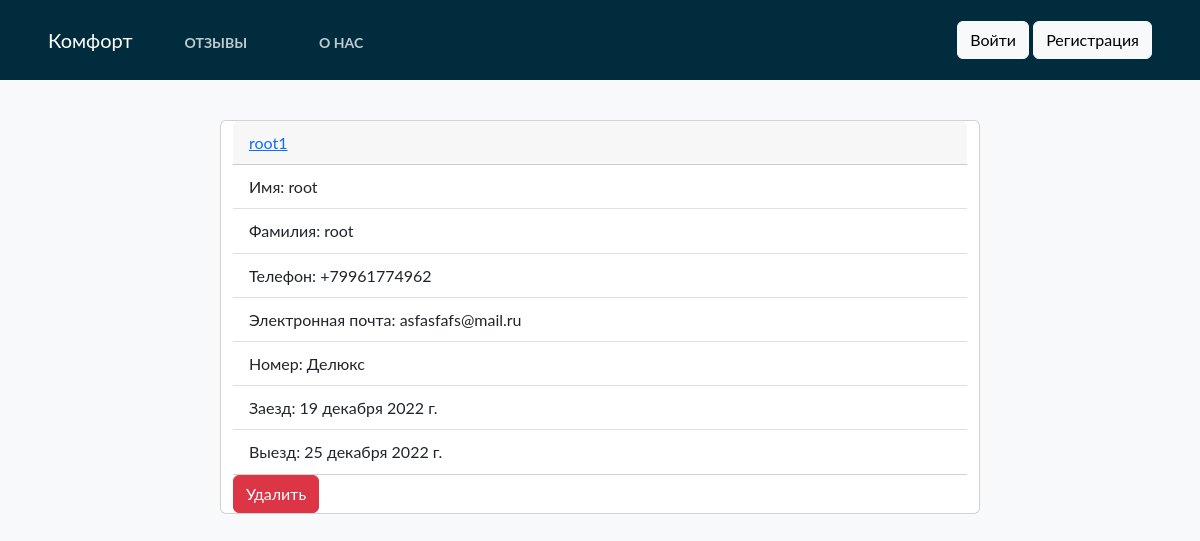
Before: /booking/ with the older database file.
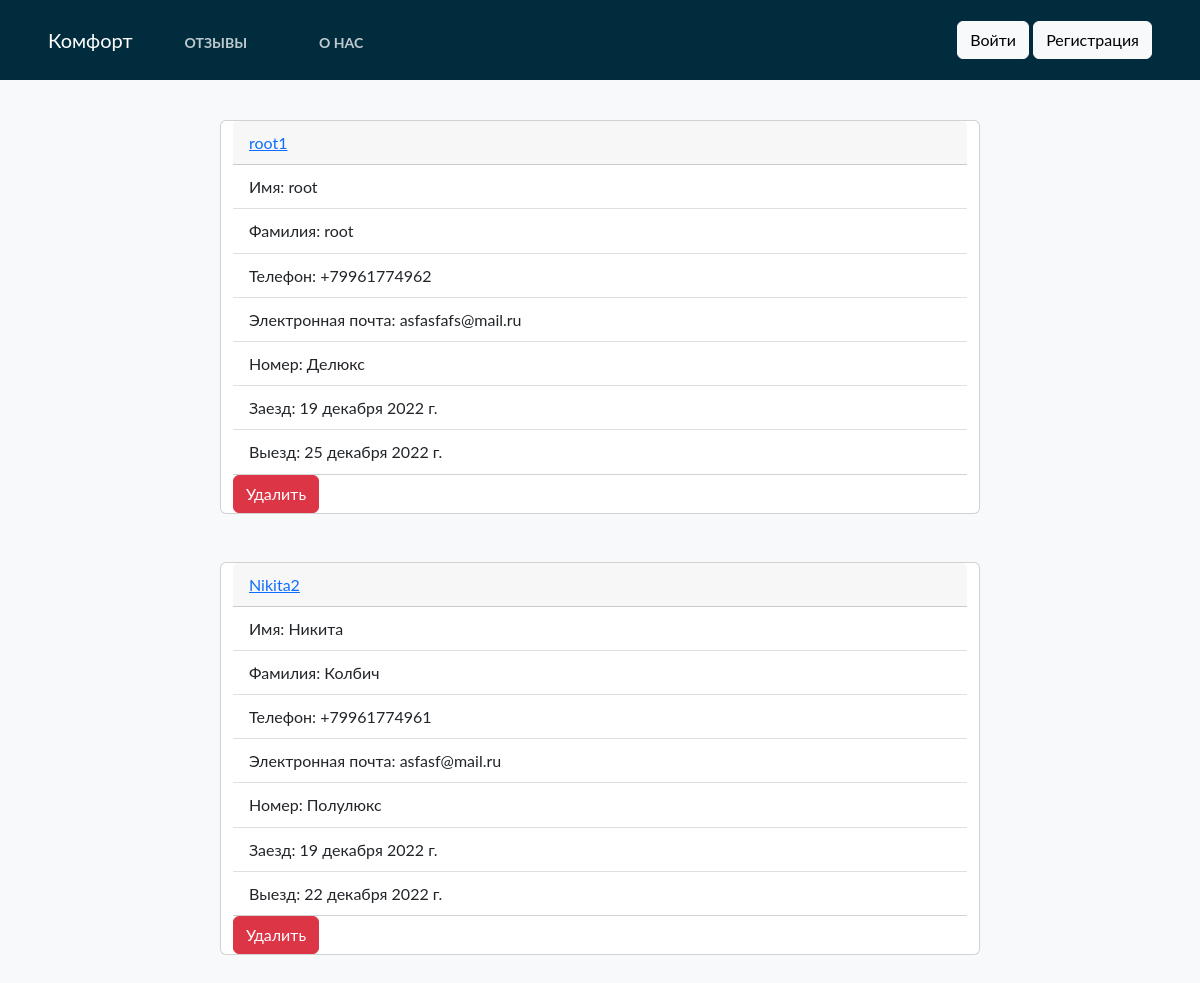
After: the same page with the newer database file.
### home/models.py (models this page shows)
class BaseModel(models.Model):
    uid = models.UUIDField(default=uuid.uuid4   , editable=False , primary_key=True)
    created_at = models.DateField(auto_now_add=True)
    updated_at = models.DateField(auto_now_add=True)
    class Meta:
        abstract = True

class Booking(BaseModel):
    hotel = models.ForeignKey(Hotel, on_delete=models.CASCADE,)
    user = models.ForeignKey(settings.AUTH_USER_MODEL, on_delete=models.CASCADE,)
    phone = PhoneField(blank=True, help_text='Contact phone number')
    start_date = models.DateField()
    end_date = models.DateField()

class Hotel(BaseModel):
    hotel_name = models.CharField(max_length=100, verbose_name = "Название номера")
    hotel_price = models.IntegerField(verbose_name = "Цена номера")
    description = models.TextField(max_length=500, verbose_name = "Описание")
    amenities = models.ManyToManyField(Amenities, verbose_name = "Удобства номера")
    room_count = models.IntegerField(default=1, verbose_name = "Количество бронирований")
    people_capacity = models.IntegerField(default=0, verbose_name = "Вместимость")
    def __str__(self) -> str:
        return self.hotel_name

### home/views.py (the view)
# urls.py: path('booking/', booking.as_view(), name ='booking'),
class booking(TemplateView):
    def get(self,request):
         bookings = Booking.objects.all()
         return render(request, 'booking.html', {'bookings': bookings})

### templates/booking.html
{% extends "base.html" %}
{%  block start %}
<div class="container col-12" style="margin-top: 10%">
    {% for i in bookings %}
    <div class="row justify-content-center mb-5">
    <div class="card col-8" style="color:black">
        <div class="card-header">
            <a class="font-weidht-bold"> {{ i.user }}</a>
        </div>
    <ul class="list-group list-group-flush">
        <li class="list-group-item">Имя: {{ i.user.first_name }}</li>
        <li class="list-group-item">Фамилия: {{ i.user.last_name  }}</li>
        <li class="list-group-item">Телефон: {{ i.phone }}</li>
        <li class="list-group-item">Электронная почта: {{ i.user.email }}</li>
        <li class="list-group-item">Номер: {{ i.hotel }}</a></li>
        <li class="list-group-item">Заезд: {{ i.start_date }}</li>
        <li class="list-group-item">Выезд: {{ i.end_date }}</li>
    </ul>
        <a  href="delete/{{i.uid}}">
            <button class="btn btn-danger">Удалить</button>
        </a>
    </div>
    </div>
{% endfor %}
</div>
{% endblock %}

Changed rows visible on the page:
added Booking: user "Nikita2", user.first_name "Никита", user.last_name "Колбич", phone "+79961774961", user.email "asfasf@mail.ru", hotel "Полулюкс", start_date "19 декабря 2022 г.", end_date "22 декабря 2022 г."
